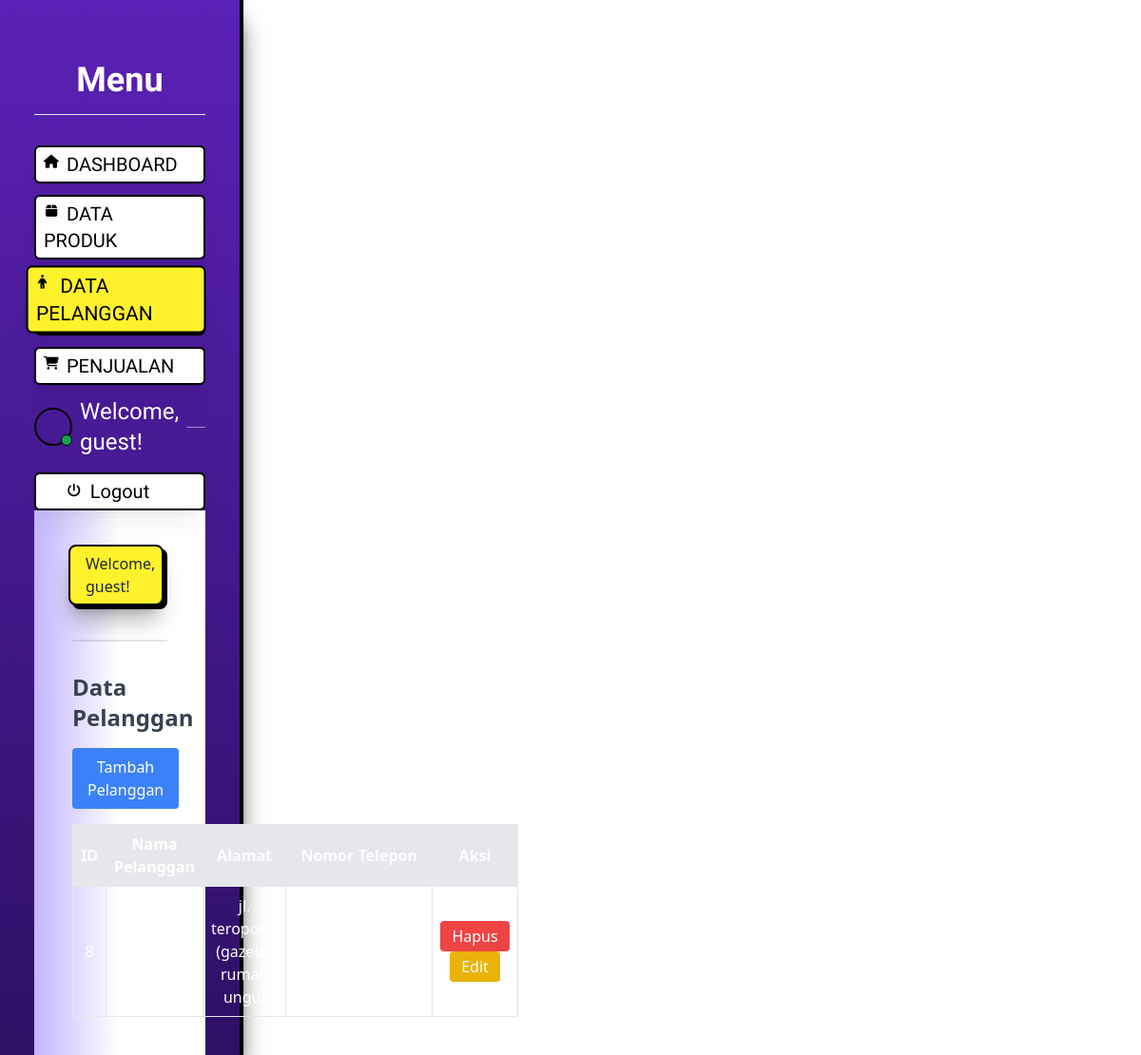
The page /pelanggan.php on the database as committed earlier.
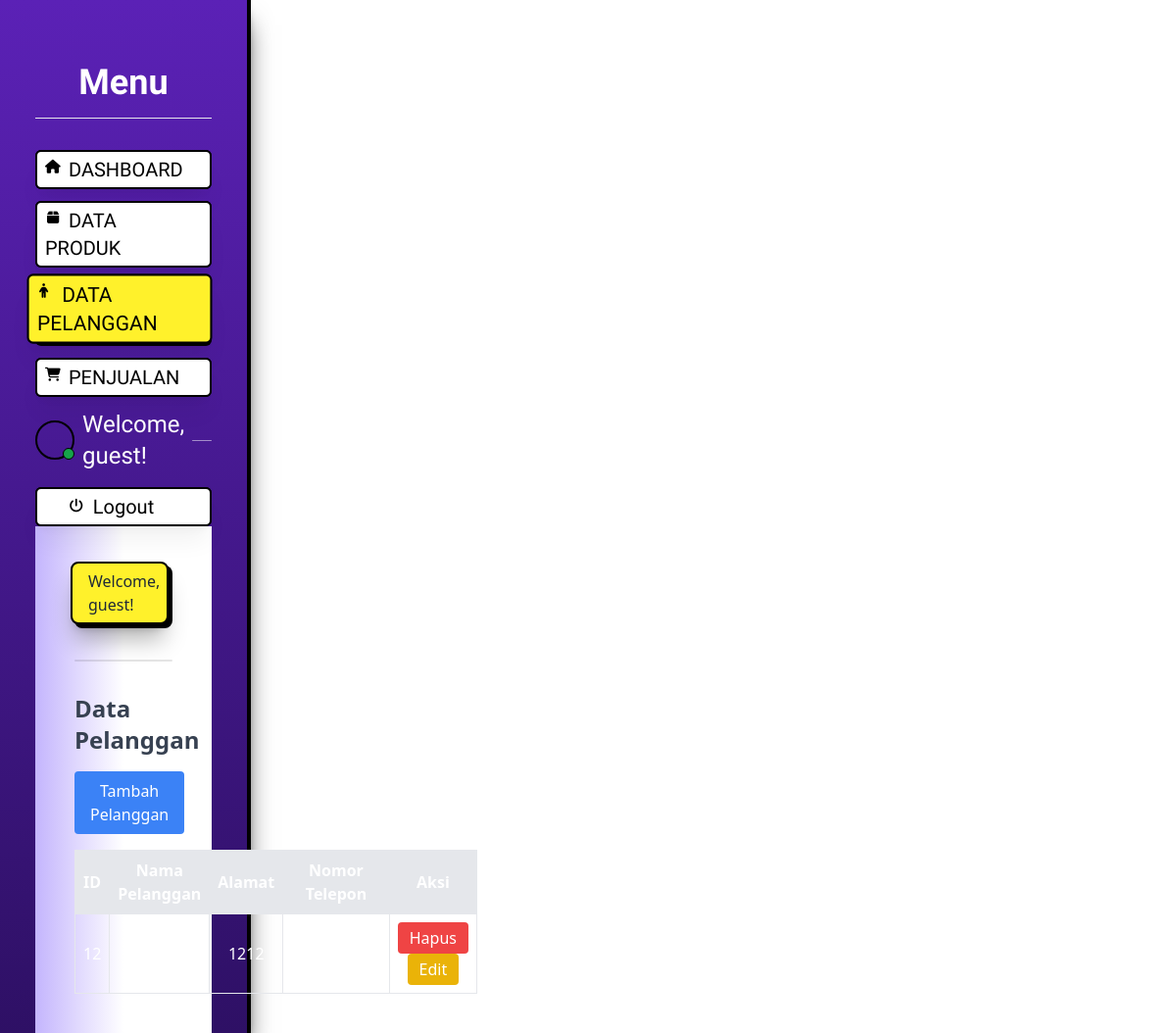
The same page on the database as committed later.
### tables this page shows
CREATE TABLE `pelanggan` (
  `PelangganID` int(11) NOT NULL,
  `NamaPelanggan` varchar(255) NOT NULL,
  `Alamat` text NOT NULL,
  `NomorTelepon` varchar(15) NOT NULL
);

### pelanggan.php (the view, shortened to what the changed rows need)
<?php
require_once "koneksi.php";
?>
<!DOCTYPE html>
<html lang="id">
<head>
    <link rel="stylesheet" href="css/style.css">
    <script src="https://cdn.tailwindcss.com"></script>
    <link rel="stylesheet" href="https://cdnjs.cloudflare.com/ajax/libs/font-awesome/6.7.2/css/all.min.css" />
</head>
<body class="">
<div class="flex h-screen">
        <div class="w-64 z-20 shadow-xl shadow-black/70 bg-white bg-gradient-to-b from-violet-800 to-violet-950 text-white p-9 flex flex-col    border-r-4 border-black relative">
    <div class="flex-1 p-10 bg-gradient-to-r from-violet-300 via-white to-white">
        <h2 class="text-2xl font-bold text-gray-700 mb-4 mt-8">Data Pelanggan</h2>
        <table class="w-full mt-4 border-collapse border border-gray-300">
            <thead>
                <tr class="bg-gray-200">
                    <th class="border p-2">ID</th>
                    <th class="border p-2">Nama Pelanggan</th>
                    <th class="border p-2">Alamat</th>
                    <th class="border p-2">Nomor Telepon</th>
                    <th class="border p-2">Aksi</th>
                </tr>
            </thead>
            <tbody>
                <?php
                $result = $conn->query("SELECT * FROM pelanggan");
                while ($row = $result->fetch_assoc()) {
                    echo "<tr class='text-center'>";
                    echo "<td class='border p-2'>{$row['PelangganID']}</td>";
                    echo "<td class='border p-2'>{$row['NamaPelanggan']}</td>";
                    echo "<td class='border p-2'>{$row['Alamat']}</td>";
                    echo "<td class='border p-2'>+62" . ltrim($row['NomorTelepon'], '0') . "</td>";
                    echo "<td class='border p-2'>
                        <button onclick=\"deletePelanggan('{$row['PelangganID']}')\" class='bg-red-500 text-white px-3 py-1 rounded hover:bg-red-600'>Hapus</button>
                        <button onclick=\"editModal('{$row['PelangganID']}', '{$row['NamaPelanggan']}', '{$row['Alamat']}', '" . addslashes($row['NomorTelepon']) . "')\" class='bg-yellow-500 text-white px-3 py-1 rounded hover:bg-yellow-600'>Edit</button>
                    </td>";
                    echo "</tr>";
                }
                ?>
            </tbody>
        </table>
    </div>
        </div>
</body>
</html>

Rows that differ between the two databases and show on the page:
removed pelanggan: PelangganID "8", Alamat "jl. teropong (gazebo rumah ungu)"
added pelanggan: PelangganID "12", Alamat "1212"
